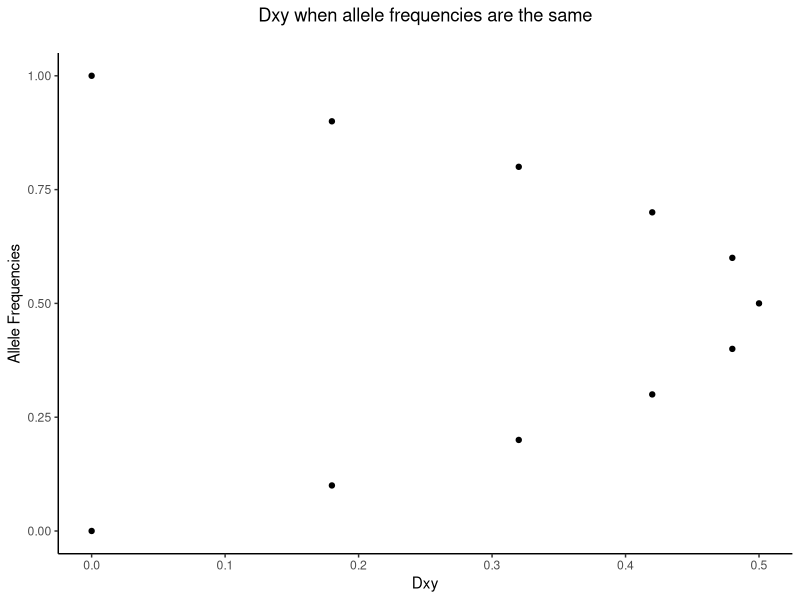
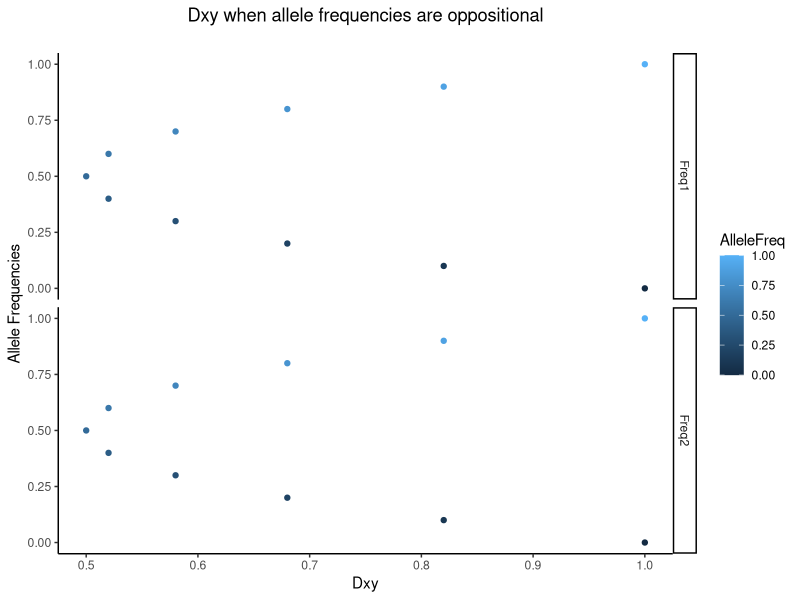

Source code (R) for these figures, in order: (Note: this script raises an error after producing the figures.)
## ---- chunk 1
knitr::opts_chunk$set(echo = TRUE, warning=FALSE, message=FALSE)
## ---- chunk 2
library(tidyverse)
## ---- chunk 3
dummy1<-read_tsv("dxy/dummy1.txt")
dummy2<-read_tsv("dxy/dummy2.txt")

dummy1
dummy2
## ---- chunk 4
d1d1<-read_tsv("dxy/dummy1-dummy1.tsv")
d1d2<-read_tsv("dxy/dummy1-dummy2.tsv")
## ---- chunk 5
ggplot(d1d1) +
  geom_point(aes(x=Dxy, y=position)) +
  theme_classic() +
  ylab("Allele Frequencies") +
  ggtitle("Dxy when allele frequencies are the same\n") +
  theme(plot.title = element_text(hjust=0.5))
## ---- chunk 6
d1d2df<-d1d2 %>% mutate(position2=1-position) %>% select(chromo,Dxy,position,position2) %>% 
  rename(Freq1=position, Freq2=position2) %>% gather(key=Position, value=AlleleFreq, 3:4)
## ---- chunk 7
ggplot(d1d2df, aes(x=Dxy, y=AlleleFreq, color=AlleleFreq)) +
  geom_point() +
  theme_classic() +
  ylab("Allele Frequencies") +
  ggtitle("Dxy when allele frequencies are oppositional\n") +
  theme(plot.title = element_text(hjust=0.5)) +
  facet_grid(Position ~ .)
## ---- chunk 8
kept96<-read_tsv("meta/kept96.tsv")

kept96 %>% group_by(CrossType) %>% summarize(Count=n())
## ---- chunk 9
write_tsv(kept96 %>% filter(CrossType=="HDI") %>% select(String), col_names = FALSE, file = "bamlists/testHDI.bamlist")
write_tsv(kept96 %>% filter(CrossType=="LDI") %>% select(String), col_names = FALSE, file = "bamlists/testLDI.bamlist")
